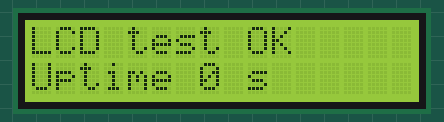
The sketch below on a simulated Arduino Uno, built with avr-gcc and run on an emulated ATmega328P. Parts: 16×2 character LCD.

Above: at 0.1 s.
At 4.1 s:
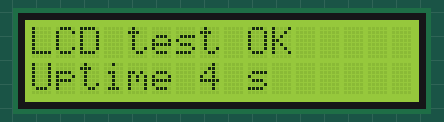
At 9.2 s:
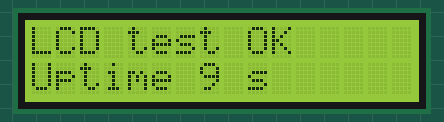
At 19.2 s:
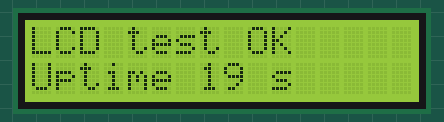
At 29.1 s:
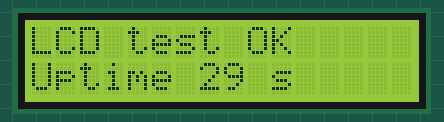
At 38.1 s:
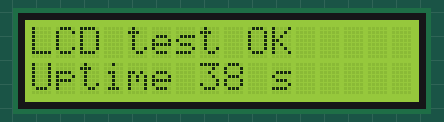

Measured:
- what the display in image 1 shows lasts 1.0 s, from 4.1 s to 5.1 s

The sketch:

lcd_test.ino
```cpp
// 1602 LCD wiring test (16x2 parallel LCD, 4-bit mode).
// Wiring: RS -> D7, E -> D6, D4 -> D5, D5 -> D4, D6 -> D3, D7 -> D2,
//         VSS, RW, K -> GND;  VDD -> 5V;  A -> 5V through 220 ohm;
//         V0 -> GND with a plain jumper (full contrast, no potentiometer).
// Text too dark or solid black blocks: put a 220 ohm or 1k resistor in that jumper's place.

#include <LiquidCrystal.h>

LiquidCrystal lcd(7, 6, 5, 4, 3, 2);  // RS, E, D4, D5, D6, D7

void setup() {
  lcd.begin(16, 2);
  lcd.print(F("LCD test OK"));
}

void loop() {
  lcd.setCursor(0, 1);
  lcd.print(F("Uptime "));
  lcd.print(millis() / 1000);
  lcd.print(F(" s"));
  delay(250);
}
```
